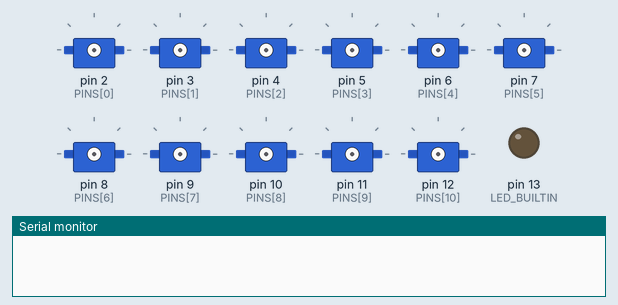
The sketch below on a simulated Arduino Uno, built with avr-gcc and run on an emulated ATmega328P. Shown: 11 × servo, output pins drawn as LEDs (lit = HIGH), the last lines printed to the serial monitor.

Above: at 0.1 s.
At 1.75 s:
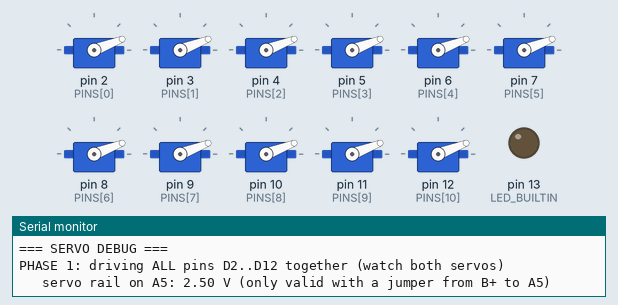
At 6.14 s:
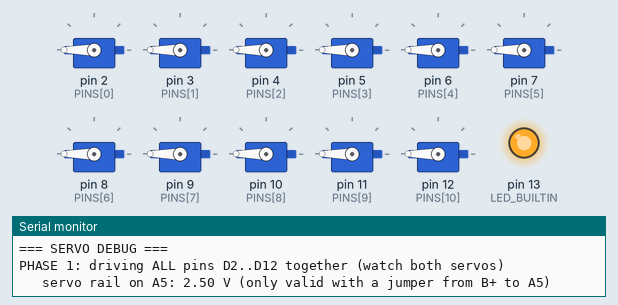
At 11.48 s:
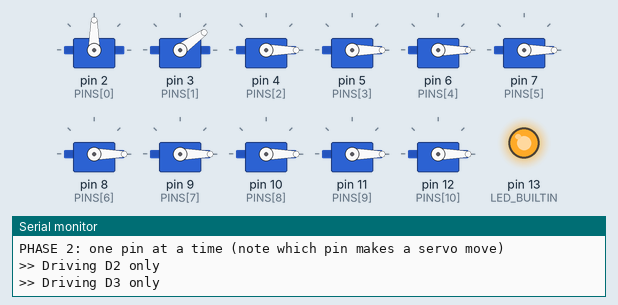
At 20.88 s:
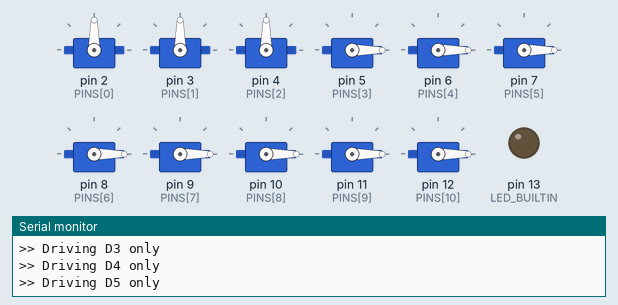
At 39.65 s:
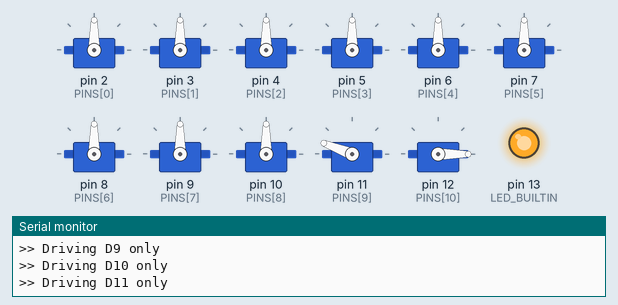
Timing chart, 0 to 40.0 s (numbered marks = the images above):
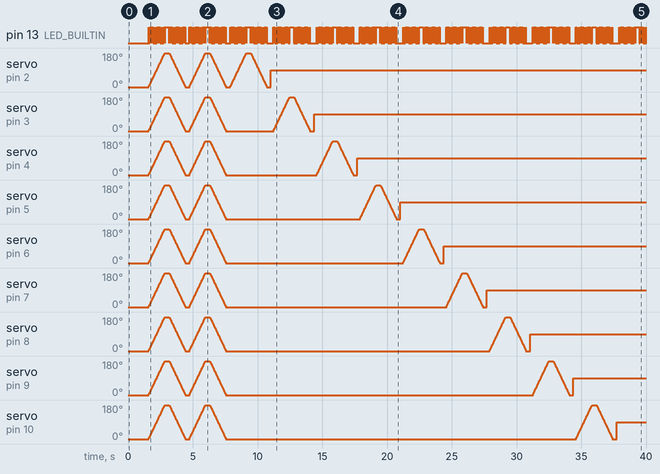

The sketch:

servo_debug.ino
```cpp
// Servo debug: forces the servos to move and finds which pin they listen to.
//
// Phase 1  ALL PINS : drives a servo signal on every digital pin D2..D12 at once.
//                     If a servo moves now, it has power and is plugged into SOME pin.
// Phase 2  ONE PIN  : drives one pin at a time and prints which one.
//                     The pin printed while a servo moves is the pin it is really on.
// The onboard LED (D13) blinks the whole time, so you can see the board is alive.
//
// Optional power check: put one jumper from any B+ hole to A5. The sketch prints
// the servo rail voltage. It should read about 5 V; 0 V means the bridge wire is missing.
#include <Servo.h>

const int PINS[] = {2, 3, 4, 5, 6, 7, 8, 9, 10, 11, 12};
const int N = sizeof(PINS) / sizeof(PINS[0]);
Servo servo[N];

void blink() {
  digitalWrite(LED_BUILTIN, !digitalRead(LED_BUILTIN));
}

void printRail() {
  float volts = analogRead(A5) * 5.0 / 1023.0;
  Serial.print("   servo rail on A5: ");
  Serial.print(volts, 2);
  Serial.println(" V (only valid with a jumper from B+ to A5)");
}

void attachAll() {
  for (int i = 0; i < N; i++) servo[i].attach(PINS[i]);
}

void detachAll() {
  for (int i = 0; i < N; i++) servo[i].detach();
}

void writeAll(int angle) {
  for (int i = 0; i < N; i++) servo[i].write(angle);
}

// Full slow sweep 0 -> 180 -> 0 on every attached servo.
void sweep() {
  for (int a = 0; a <= 180; a += 3) { writeAll(a); blink(); delay(20); }
  delay(300);
  for (int a = 180; a >= 0; a -= 3) { writeAll(a); blink(); delay(20); }
  delay(300);
}

void setup() {
  Serial.begin(9600);
  pinMode(LED_BUILTIN, OUTPUT);
  delay(1500);
  Serial.println("=== SERVO DEBUG ===");
}

void loop() {
  Serial.println();
  Serial.println("PHASE 1: driving ALL pins D2..D12 together (watch both servos)");
  printRail();
  attachAll();
  sweep();
  sweep();
  detachAll();

  Serial.println("PHASE 2: one pin at a time (note which pin makes a servo move)");
  for (int i = 0; i < N; i++) {
    Serial.print(">> Driving D");
    Serial.print(PINS[i]);
    Serial.println(" only");
    servo[i].attach(PINS[i]);
    sweep();
    servo[i].write(90);
    delay(200);
    servo[i].detach();
  }
}
```
